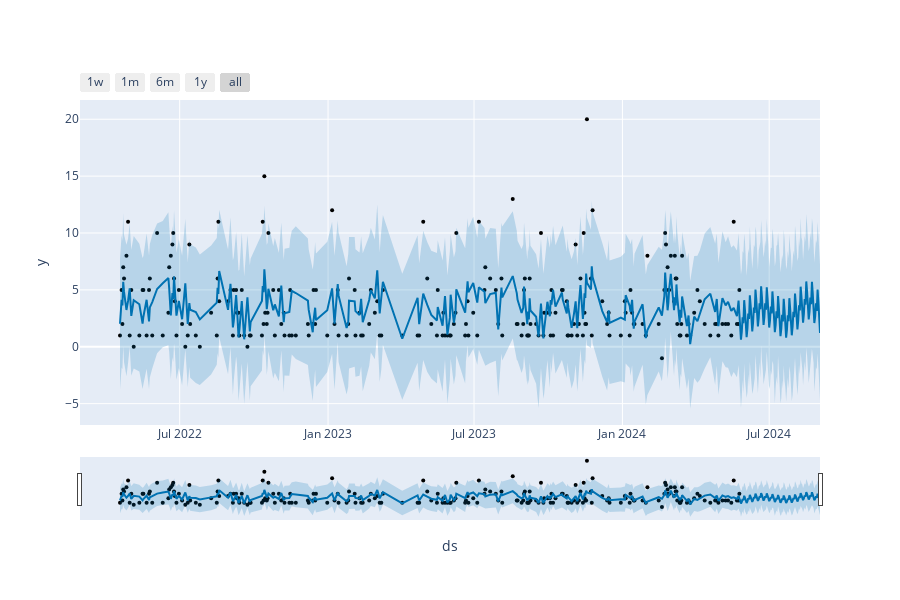

Here is the notebook cell this chart was saved with:
### Code cell
from prophet.plot import plot_plotly, plot_components_plotly

plot_plotly(m, forecast)

### Figure 1 — Plotly figure (JSON) as saved in the notebook; plotly's stock layout.template omitted (floating-point values rounded to 4 significant figures; data arrays with more than 128 entries replaced by an {"elided": "..."} marker saying what was removed)
{"data": [{"marker": {"color": "black", "size": 4}, "mode": "markers", "name": "Actual", "type": "scatter", "x": {"elided": "224 str values"}, "y": {"elided": "224 int values"}}, {"hoverinfo": "skip", "line": {"width": 0}, "mode": "lines", "type": "scatter", "x": {"elided": "324 str values"}, "y": {"elided": "324 float values"}}, {"fill": "tonexty", "fillcolor": "rgba(0, 114, 178, 0.2)", "line": {"color": "#0072B2", "width": 2}, "mode": "lines", "name": "Predicted", "type": "scatter", "x": {"elided": "324 str values"}, "y": {"elided": "324 float values"}}, {"fill": "tonexty", "fillcolor": "rgba(0, 114, 178, 0.2)", "hoverinfo": "skip", "line": {"width": 0}, "mode": "lines", "type": "scatter", "x": {"elided": "324 str values"}, "y": {"elided": "324 float values"}}], "layout": {"height": 600, "showlegend": false, "width": 900, "xaxis": {"rangeselector": {"buttons": [{"count": 7, "label": "1w", "step": "day", "stepmode": "backward"}, {"count": 1, "label": "1m", "step": "month", "stepmode": "backward"}, {"count": 6, "label": "6m", "step": "month", "stepmode": "backward"}, {"count": 1, "label": "1y", "step": "year", "stepmode": "backward"}, {"step": "all"}]}, "rangeslider": {"visible": true}, "title": {"text": "ds"}, "type": "date"}, "yaxis": {"title": {"text": "y"}}}}
